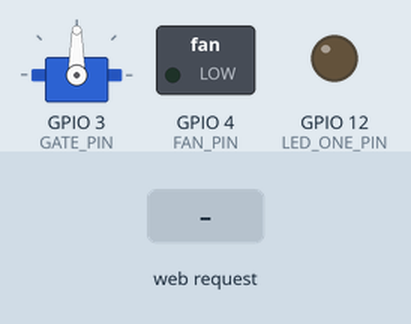
Bench run of a program on a simulated ESP8266 (NodeMCU). On the bench: servo, switched loads named in the program (green lamp = pin HIGH), output pins drawn as LEDs (lit = HIGH). The inputs (shaded band) are chosen by the test bench. WiFi joins after 1.5 s; servers stay silent unless stated; what the program prints to the serial monitor is not drawn.

Above: at 3.2 s.
3.3 s: HTTP request GET /gate received
At 3.38 s:
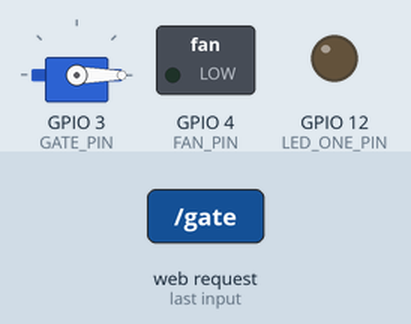
At 8.54 s:
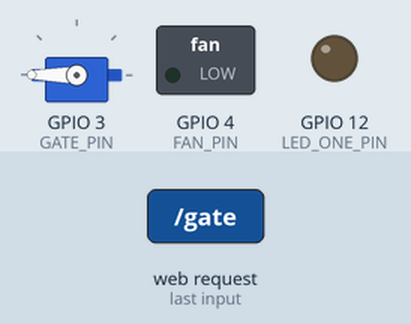
Timing chart, 0 to 10.1 s (numbered marks = the images above; inputs shaded):
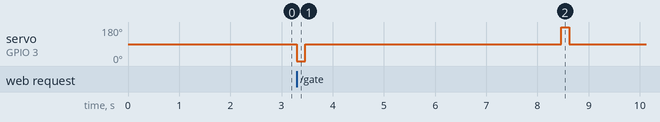

The program:

main.cpp
```cpp
#include <Arduino.h>
#include <webserver.h>
#include <home.h>
#include <security_gate.h>

WebServer webServer;
Home home;
SecurityGate securityGate;

void setup() {
  webServer.init();

  home.init();
  securityGate.init();
}

void loop() {
  webServer.handleClient();
}
```

home.h
```cpp
#ifndef home_h
#define home_h

#include <Arduino.h>

class Home {
  static const int FAN_PIN = 4;
  static const int LED_ONE_PIN = 12;

  public:
    void init() {
      pinMode(LED_ONE_PIN, OUTPUT);
      pinMode(FAN_PIN, OUTPUT);
    }

    static String sendValues() {
      return "{\"led1\": \"" + String(digitalRead(LED_ONE_PIN)) + "\", \"fan\": \"" + String(digitalRead(FAN_PIN)) + "\"}";
    }

    static void handleRequest(String path, String component, void (*sendResponse)(String)) {
      int pin, val;
      String msg;

      if (component == "led1") {
        pin = LED_ONE_PIN;
        msg = "Led One ";
      } else if (component == "fan") {
        pin = FAN_PIN;
        msg = "Fan ";
      } else {
        return sendResponse("{\"success\": \"false\"}");
      }

      if(path.indexOf("off") != -1) {
        val = LOW;
        msg += "is off now!";
      } else if(path.indexOf("on") != -1) {
        val = HIGH;
        msg += "is on now!";
      } else {
        return sendResponse("{\"success\": \"false\"}");
      }

      digitalWrite(pin, val);

      String jsonString = "{\"success\": \"true\", \"message\": \"" + msg + "\"}";
      sendResponse(jsonString);
    }
};

#endif
```

security_gate.h
```cpp
#ifndef security_gate_h
#define security_gate_h

#include <Arduino.h>
#include <Servo.h>

Servo servo;

class SecurityGate {
  static const int GATE_PIN = 3;

  public:
    void init() {
      servo.attach(GATE_PIN);
    }

    static void openGate(void (*sendResponse)(String)) {
      sendResponse("{\"success\": \"true\", \"message\":\"Gate opened! Gate will be closed in 5 seconds!!\"}");

      servo.write(0);
      delay(160);
      servo.write(90);

      delay(5000);
      closeGate();
    }

    static void closeGate() {
      servo.write(180);
      delay(160);
      servo.write(90);
    }
};

#endif
```

webserver.h
```cpp
#ifndef webserver_h
#define webserver_h
#define ON true
#define OFF false

#include <Arduino.h>
#include <ESP8266WebServer.h>
#include <home.h>
#include <security_gate.h>

ESP8266WebServer server(80);

class WebServer {
  const char* ssid = "be4st";
  const char* password = "thebe4st";

  public:
    void init() {
      Serial.begin(115200);

      WiFi.begin(ssid, password);
      Serial.println("Connecting");
      while (WiFi.status() != WL_CONNECTED) {
        delay(1000);
        Serial.print(".");
      }
      Serial.println("");
      Serial.print("Connected to ");
      Serial.println(ssid);
      Serial.print("IP address: ");
      Serial.println(WiFi.localIP());

      server.on("/status", []() {
        sendResponse("{\"success\": \"true\", \"message\":\"Welcome!\", \"home\": " + Home::sendValues() + "}");
      });
      server.on("/gate", []() {
        SecurityGate::openGate(&sendResponse);
      });
      server.onNotFound([]() {
        String path = server.uri();
        if(path.indexOf("/home/led1") != -1) {
          Home::handleRequest(path, "led1", &sendResponse);
        } else if(path.indexOf("/home/fan") != -1) {
          Home::handleRequest(path, "fan", &sendResponse);
        }
      });

      server.begin();
      Serial.println("HTTP server started");
    }

    void handleClient() {
      server.handleClient();
    }

    static void sendResponse(String jsonString) {
      server.send(200, "application/json", jsonString);
    }
};

#endif
```

Measured:
- after the input at 3.3 s, servo on GPIO 3 (GATE_PIN): 90° → 0° at once, → 90° 0.16 s later, → 180° 5.0 s later, → 90° 0.16 s later
